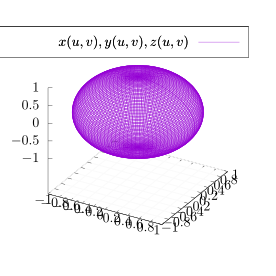

gnuplot code for this plot:
#!/usr/bin/gnuplot
#
# Plot of a Klein bottle
#
# AUTHOR: Hagen Wierstorf

# reset

# wxt
# set terminal wxt size 350,262 enhanced font 'Verdana,10' persist
# png
#set terminal pngcairo size 350,262 enhanced font 'Verdana,10'
#set output 'klein_bottle.png'
# svg
#set terminal svg size 350,262 fname 'Verdana, Helvetica, Arial, sans-serif' \
#fsize '10'
#set output 'klein_bottle.svg'

# color definitions
# set style line 1 lc rgb '#157545' lt 1 lw 1 # --- green

# set tmargin at screen 0.99
# set bmargin at screen 0.01
# set lmargin at screen 0
# set rmargin at screen 0.9
# set pm3d depthorder hidden3d 1
# set hidden3d
# set style fill transparent solid 0.65
# set palette rgb 9,9,3
# unset colorbox
# unset key
# unset border
# unset tics
# set ticslevel 0
# set view 0,0,1,1
# set xrange[-2:2]
# set yrange[-2:2]
# set zrange[-2:2]
# set size square

set parametric
set isosamples 100,100
# set hidden3d
set urange[0:pi]
set vrange[0:2*pi]
x(u,v) = sin(u) * cos(v)
y(u,v) = sin(u) * sin(v)
z(u,v) = cos(u)

splot x(u,v),y(u,v),z(u,v)
# plot x(sin(t),t),y(sin(t),t),z(sin(t),t)
